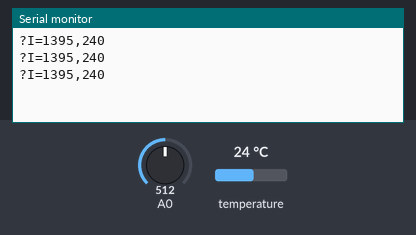
This sketch was run on a simulated Arduino Uno, built with avr-gcc and run on an emulated ATmega328P. On the bench: the last lines printed to the serial monitor. Wiring (inferred from the names in the program): TMP102 temperature sensor at I2C address 0x48. The test bench sets the inputs (shaded band); at power-on: temperature 24 °C, A0 = 512.

Above: at 1.8 s.
1.9 s: temperature set to 12 °C
At 2.4 s:
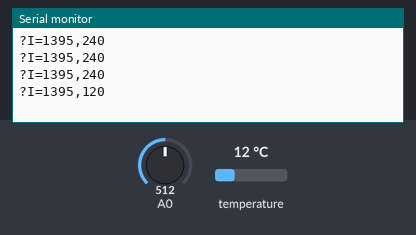
3.4 s: A0 set to 716
At 3.9 s:
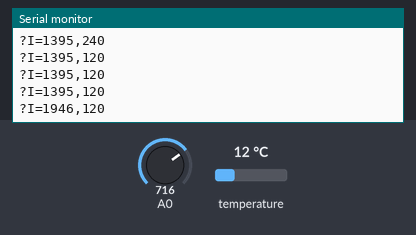
4.9 s: temperature set to 19 °C
At 5.4 s:
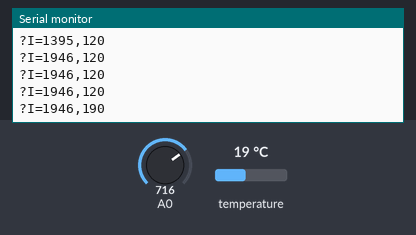
6.4 s: A0 set to 900
At 6.9 s:
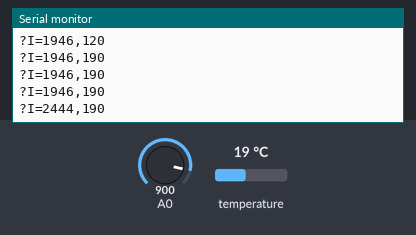
Timing chart, 0 to 8.9 s (numbered marks = the images above; inputs shaded):
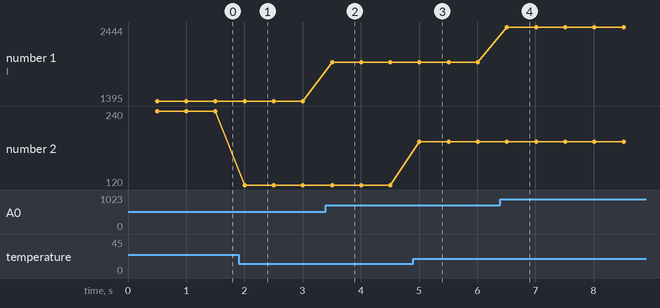

Measured:
- after the input at 1.9 s, the serial monitor: prints a new line after 0.10 s (image 1)
- after the input at 3.4 s, the serial monitor: prints a new line after 0.11 s (image 2)
- after the input at 4.9 s, the serial monitor: prints a new line after 0.11 s (image 3)
- after the input at 6.4 s, the serial monitor: prints a new line after 0.11 s (image 4)
- plotted number 1: 1395 → 1946 after the input at 3.4 s, 1946 → 2444 after the input at 6.4 s
- plotted number 2: 240 → 120 after the input at 1.9 s, 120 → 190 after the input at 4.9 s

The sketch:

icarus.ino
```cpp
#include "Arduino.h"
#include "Wire.h"

#include "tmp102.h"

static const float divider = 5.54;
static const float fudge = 0.1;

TMP102 tmp102 = TMP102();

void setup() {
  pinMode(A0, INPUT);

  Wire.begin();

  Serial.begin(9600);
}

void loop() {
  delay(500);
  int val = analogRead(A0);
  float pinvoltage = val * 5.0 / 1024;
  float batteryvoltage = pinvoltage * divider + 0.1;
  tmp102.updateReading();

  char message[100];
  sprintf(&message[0], "?I=%d,%d",
    (int) (batteryvoltage*100.0),
    (int) (tmp102.getTemp()*10.0) );
  Serial.println(message);
}
```

tmp102.h
```cpp
#include "Arduino.h"

#include <Wire.h>

#ifndef __TMP102_H
#define __TMP102_H

class TMP102 {
public:
  TMP102() {}

  float getTemp() { return temp; }
  void updateReading() {
    // step 1: request reading from sensor
    Wire.requestFrom(sensorAddress,2);
    if (2 <= Wire.available())  // if two bytes were received
    {
      int temperature;
      byte msb, lsb;

      msb = Wire.read();  // receive high byte (full degrees)
      lsb = Wire.read();  // receive low byte (fraction degrees)
      temperature = ((msb) << 4);  // MSB
      temperature |= (lsb >> 4);   // LSB

      temp = temperature*0.0625;
    }
  }

private:
  float temp;

  const static int sensorAddress = (0x91>>1);
};

#endif
```
